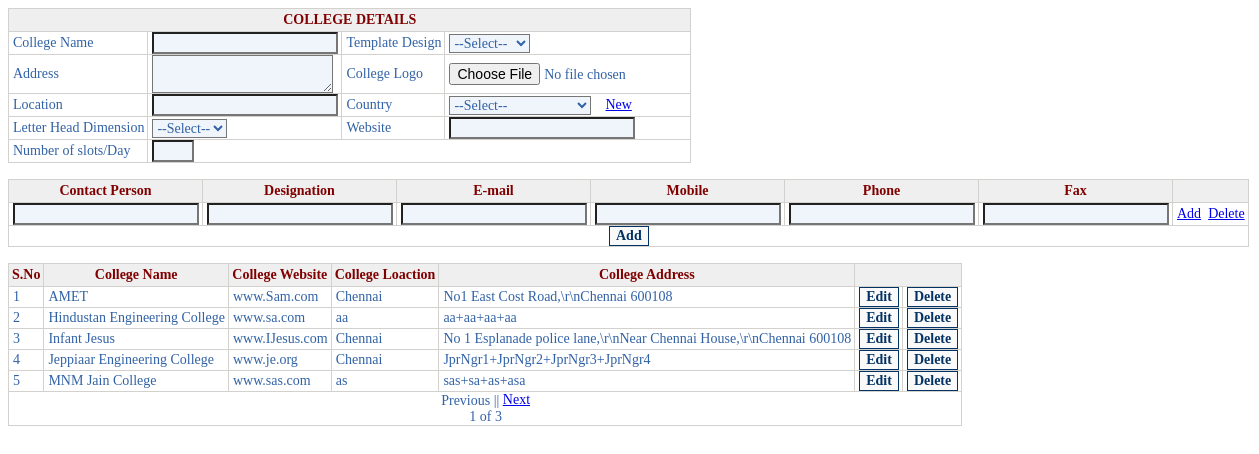
Page /Settings/college.php on the committed database.
### tables this page shows
CREATE TABLE `collegedetails` (
  `Collegeid` bigint NOT NULL AUTO_INCREMENT,
  `Collegename` varchar(100) NOT NULL DEFAULT '',
  `Collegelogo` text,
  `Templatedesign` text,
  `Letterheaddimensions` text NOT NULL,
  `Location` varchar(200) DEFAULT NULL,
  `Address` varchar(200) DEFAULT NULL,
  `CountryID` int DEFAULT NULL,
  `faxno` decimal(20,0) DEFAULT NULL,
  `phoneno` varchar(20) NOT NULL DEFAULT '0',
  `email` varchar(100) NOT NULL DEFAULT '',
  `website` varchar(50) DEFAULT NULL,
  PRIMARY KEY (`Collegeid`)
);

### Settings/college.php (the view, shortened to what this page needs)
<html>
<head>
<link href="../Style/heoscss.css" rel="stylesheet" type="text/css">
</head>
<?php
if(!isset($_POST['editButton']) && !isset($_POST['btncancel']) && !isset($_POST['deleteButton']) && !isset($_POST['btnupdate']) && !isset($_POST['addButton']))
{
MainForm();
CollegeDetailsFill();
}
function CollegeDetailsFill()
{
if(!isset($_GET['page']))
{
@$cat=$_GET['cat'];
if(strlen($cat)==0)
{
$page=1;
fillPage($page);
}
}
else
{
$page = $_GET['page'];
$_SESSION['pagevalueforCollege']=$page;
fillPage($page);
}
}
function fillPage($page)
{
$page  = (int) $page;
$limit = 5;
$result = mysql_query("select count(*) from collegedetails");
$total = mysql_result($result, 0);
$pager  = getPagerData($total, $limit, $page);
if($total==0){$offset=0;}
else{$offset = $pager->offset;}
$limit  = $pager->limit;
$page   = $pager->page;
$queryselectCollege="select * from collegedetails order by Collegename limit $offset,$limit";
$queryselectCollegeExec=mysql_query($queryselectCollege);
if(mysql_num_rows($queryselectCollegeExec)){
print "<form enctype='multipart/form-data' method='post' name='CollegeDetails'>
<table border=0 cellspacing=1 cellpadding=0>
<tr><th>S.No</th><th>College Name</th><th>College Website</th><th>College Loaction</th><th>College Address</th><th colspan=2></th></tr>\n";
$sno=1;
while($Fetch=mysql_fetch_array($queryselectCollegeExec)){
$Collegeid=$Fetch["Collegeid"];
$Collegename=$Fetch["Collegename"];
$Location=$Fetch["Location"];
$Address=$Fetch["Address"];
$website=$Fetch["website"];
print "<tr class='label'><td name=d[] value='$sno'>$sno</td>
<td>$Collegename</td><td>$website</td><td>$Location</td><td>$Address</td>
<input type='hidden' name='Collegeid[]' value='$Collegeid'>
<td><input type='submit' id='editButton' name='editButton[$Collegename]' value='Edit'></td>
<td><input type='submit' id='deleteButton' name='deleteButton[$Collegename]'  value='Delete'></td></tr>\n";
$sno=$sno+1;
}
print "<tr><td align='center' colspan='8' class='label'>\n";
if ($page == 1)
echo "Previous";
else
echo "<a href='college.php?page=" . ($page - 1) . "'>Previous</a>";
print " ||  \n";
if ($page == $pager->numPages)
echo "Next";
else
echo "<a href='college.php?page=" . ($page + 1) . "'>Next</a>";
print "<br>$page of $pager->numPages</td></tr></table></form>\n";
}
}
function getPagerData($numHits, $limit, $page)
{
$numHits  = (int) $numHits;
$limit    = max((int) $limit, 1);
$page     = (int) $page;
$numPages = ceil($numHits / $limit);
$page = max($page, 1);
$page = min($page, $numPages);
$offset = ($page - 1) * $limit;
$ret = new stdClass;
$ret->offset   = $offset;
$ret->limit    = $limit;
$ret->numPages = $numPages;
$ret->page     = $page;
return $ret;
}
function MainForm()
{
print"<body onload='document.CollegeDetails.CollegeNameTxt.focus()'>
<form enctype='multipart/form-data' method='post' name='CollegeDetails'>
<table border=0 cellspacing=1 cellpadding=0>
<tr class='headerrow'><th colspan='4'>COLLEGE DETAILS</th></tr>
<tr class='label'><td>College Name</td><td><input type='text' value='' name='CollegeNameTxt' id='CollegeNameTxt'></td>
<td>Template Design</td><td><select name='TemplateDesign' id='TemplateDesign'>
<option value='--Select--'>--Select--</option><option value='Template1'>Template1</option><option value='Template2'>Template2</option>
<option value='Template3'>Template3</option><option value='Template4'>Template4</option></select></td></tr>
<tr class='label'><td>Address</td><td><textarea class='textarea' name='address' id='address'></textarea></td>
<td>College Logo</td><td><input type='file' input name='File1' id='File1'></td>
</tr>
<tr><td>Location</td><td><input type='text' value='' name='Location' id='Location'></td><td>Country</td><td><select name='CountryCodeCom' id='CountryCodeCom' class='citizen'>
<option value='--Select--'>--Select--</option>";
echo"</select>&nbsp;&nbsp;&nbsp;&nbsp;<a href='country.php'>New</a></td>
</tr>
<tr class='label'>
<td>Letter Head Dimension</td><td><select name='LetterHeadDimmension' id='LetterHeadDimmension'>
<option value='--Select--'>--Select--</option><option value='A4'>A4</option><option value='A3'>A3</option>
</select></td><td>Website</td><td><input type='text' value='' name='Website' id='Website'></td></tr>
<tr class='label'>
<td>Number of slots/Day</td><td colspan=3><input type='text' value='' name='noofslots' id='noofslots' size=2></td></tr></table>";
print"<br><table id='contactdeatils' border=0 cellspacing=1 cellpadding=0>
<tr><th>Contact Person</th><th>Designation</th><th>E-mail</th><th>Mobile</th><th>Phone</th><th>Fax</th><th></th></tr>
<tr>
<td><input type='text' name='contactperson[0]' value='' id='contactperson[0]'></td>
<td><input type='text' name='designation[0]' value='' id='designation[0]'></td>
<td><input type='text' name='email[0]' id='email[0]'></td>
<td><input type='text' name='mobile[0]' id='mobile[0]'></td>
<td><input type='text' name='phone[0]' id='phone[0]'></td>
<td><input type='text' name='fax[0]' id='fax[0]'></td>
<td><a href='javascript:createRow();'>Add</a>&nbsp;&nbsp;<a href='javascript:deleteRow();'>Delete</a></td></tr>
<tr><td colspan=7 align=center><input type='submit' id='addButton' name='addButton' onclick='return college_details_validation();' value='Add'>
</td></tr></table><br>\n";
}
?>
</body></html>

### Style/heoscss.css (style rules this page uses)
* { font-family:Calibri; // System, Verdana, Arial, Helvetica, sans-serif, Lucida Fax, Lucida Sans, Courier New; font-size:14px; // 11px font-weight:800; }
table { background:#D2D1CE; // #FFFFFF; }
tr { background:#ffffff; color:#3162A6; // 3162A6 }
th { background:#efefef; color:#800000; padding:3px; font-weight:600; }
td { padding-left:4px; padding-right:3px; background:#ffffff; vertical-align:middle; }
input[type="text"] { background:#F0F4FB; color:#3162A6; }
select { background:#F0F4FB; color:#3162A6; }
textarea { background:#F0F4FB; color:#3162A6; }
input[type="submit"],input[type="button"] { background-color:#F9F9F9; border:solid; border-width:1px; border-color:#033264; color:#033264; font-weight:800; }
a { vertical-align:text-bottom; }

### rows in the picture
collegedetails: Collegename "AMET", website "www.Sam.com", Location "Chennai", Address "No1 East Cost Road,\\r\\nChennai 600108"
collegedetails: Collegename "Hindustan Engineering College", website "www.sa.com", Location "aa", Address "aa+aa+aa+aa"
collegedetails: Collegename "Infant Jesus", website "www.IJesus.com", Location "Chennai", Address "No 1 Esplanade police lane,\\r\\nNear Chennai House,\\r\\nChennai 600108"
collegedetails: Collegename "Jeppiaar Engineering College", website "www.je.org", Location "Chennai", Address "JprNgr1+JprNgr2+JprNgr3+JprNgr4"
collegedetails: Collegename "MNM Jain College", website "www.sas.com", Location "as", Address "sas+sa+as+asa"

### other values in the picture
$page "1"
$pager->numPages "3"
